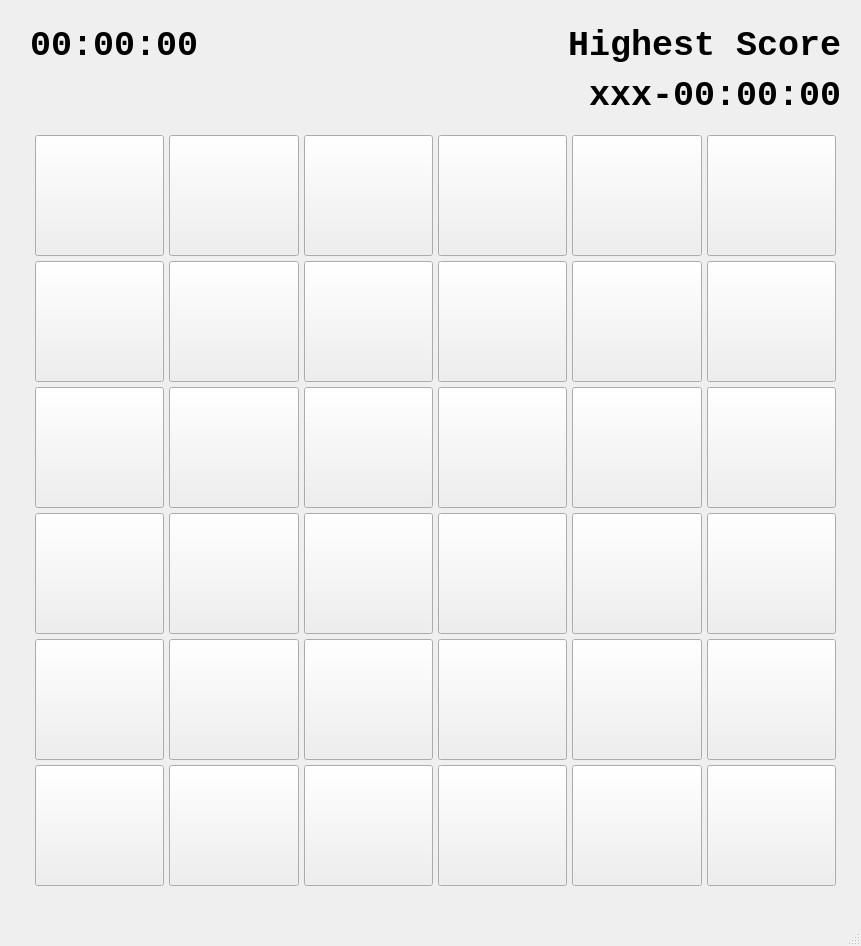
<?xml version="1.0" encoding="UTF-8"?>
<ui version="4.0">
 <class>MediumWindow</class>
 <widget class="QMainWindow" name="MediumWindow">
  <property name="geometry">
   <rect>
    <x>0</x>
    <y>0</y>
    <width>861</width>
    <height>946</height>
   </rect>
  </property>
  <property name="minimumSize">
   <size>
    <width>861</width>
    <height>946</height>
   </size>
  </property>
  <property name="maximumSize">
   <size>
    <width>861</width>
    <height>946</height>
   </size>
  </property>
  <property name="windowTitle">
   <string>MainWindow</string>
  </property>
  <widget class="QWidget" name="centralwidget">
   <widget class="QWidget" name="gridLayoutWidget">
    <property name="geometry">
     <rect>
      <x>30</x>
      <y>130</y>
      <width>811</width>
      <height>761</height>
     </rect>
    </property>
    <layout class="QGridLayout" name="gridLayout">
     <property name="leftMargin">
      <number>5</number>
     </property>
     <property name="topMargin">
      <number>5</number>
     </property>
     <property name="rightMargin">
      <number>5</number>
     </property>
     <property name="bottomMargin">
      <number>5</number>
     </property>
     <property name="spacing">
      <number>5</number>
     </property>
     <item row="0" column="2">
      <widget class="QPushButton" name="pushButton_13">
       <property name="sizePolicy">
        <sizepolicy hsizetype="Minimum" vsizetype="Minimum">
         <horstretch>0</horstretch>
         <verstretch>0</verstretch>
        </sizepolicy>
       </property>
       <property name="text">
        <string/>
       </property>
      </widget>
     </item>
     <item row="4" column="1">
      <widget class="QPushButton" name="pushButton_11">
       <property name="sizePolicy">
        <sizepolicy hsizetype="Minimum" vsizetype="Minimum">
         <horstretch>0</horstretch>
         <verstretch>0</verstretch>
        </sizepolicy>
       </property>
       <property name="text">
        <string/>
       </property>
      </widget>
     </item>
     <item row="3" column="2">
      <widget class="QPushButton" name="pushButton_16">
       <property name="sizePolicy">
        <sizepolicy hsizetype="Minimum" vsizetype="Minimum">
         <horstretch>0</horstretch>
         <verstretch>0</verstretch>
        </sizepolicy>
       </property>
       <property name="text">
        <string/>
       </property>
      </widget>
     </item>
     <item row="1" column="0">
      <widget class="QPushButton" name="pushButton_2">
       <property name="sizePolicy">
        <sizepolicy hsizetype="Minimum" vsizetype="Minimum">
         <horstretch>0</horstretch>
         <verstretch>0</verstretch>
        </sizepolicy>
       </property>
       <property name="text">
        <string/>
       </property>
      </widget>
     </item>
     <item row="2" column="0">
      <widget class="QPushButton" name="pushButton_3">
       <property name="sizePolicy">
        <sizepolicy hsizetype="Minimum" vsizetype="Minimum">
         <horstretch>0</horstretch>
         <verstretch>0</verstretch>
        </sizepolicy>
       </property>
       <property name="text">
        <string/>
       </property>
      </widget>
     </item>
     <item row="2" column="3">
      <widget class="QPushButton" name="pushButton_21">
       <property name="sizePolicy">
        <sizepolicy hsizetype="Minimum" vsizetype="Minimum">
         <horstretch>0</horstretch>
         <verstretch>0</verstretch>
        </sizepolicy>
       </property>
       <property name="text">
        <string/>
       </property>
      </widget>
     </item>
     <item row="1" column="2">
      <widget class="QPushButton" name="pushButton_14">
       <property name="sizePolicy">
        <sizepolicy hsizetype="Minimum" vsizetype="Minimum">
         <horstretch>0</horstretch>
         <verstretch>0</verstretch>
        </sizepolicy>
       </property>
       <property name="text">
        <string/>
       </property>
      </widget>
     </item>
     <item row="5" column="0">
      <widget class="QPushButton" name="pushButton_6">
       <property name="sizePolicy">
        <sizepolicy hsizetype="Minimum" vsizetype="Minimum">
         <horstretch>0</horstretch>
         <verstretch>0</verstretch>
        </sizepolicy>
       </property>
       <property name="text">
        <string/>
       </property>
      </widget>
     </item>
     <item row="2" column="2">
      <widget class="QPushButton" name="pushButton_15">
       <property name="sizePolicy">
        <sizepolicy hsizetype="Minimum" vsizetype="Minimum">
         <horstretch>0</horstretch>
         <verstretch>0</verstretch>
        </sizepolicy>
       </property>
       <property name="text">
        <string/>
       </property>
      </widget>
     </item>
     <item row="4" column="3">
      <widget class="QPushButton" name="pushButton_23">
       <property name="sizePolicy">
        <sizepolicy hsizetype="Minimum" vsizetype="Minimum">
         <horstretch>0</horstretch>
         <verstretch>0</verstretch>
        </sizepolicy>
       </property>
       <property name="text">
        <string/>
       </property>
      </widget>
     </item>
     <item row="0" column="3">
      <widget class="QPushButton" name="pushButton_19">
       <property name="sizePolicy">
        <sizepolicy hsizetype="Minimum" vsizetype="Minimum">
         <horstretch>0</horstretch>
         <verstretch>0</verstretch>
        </sizepolicy>
       </property>
       <property name="text">
        <string/>
       </property>
      </widget>
     </item>
     <item row="3" column="1">
      <widget class="QPushButton" name="pushButton_10">
       <property name="sizePolicy">
        <sizepolicy hsizetype="Minimum" vsizetype="Minimum">
         <horstretch>0</horstretch>
         <verstretch>0</verstretch>
        </sizepolicy>
       </property>
       <property name="text">
        <string/>
       </property>
      </widget>
     </item>
     <item row="5" column="2">
      <widget class="QPushButton" name="pushButton_18">
       <property name="sizePolicy">
        <sizepolicy hsizetype="Minimum" vsizetype="Minimum">
         <horstretch>0</horstretch>
         <verstretch>0</verstretch>
        </sizepolicy>
       </property>
       <property name="text">
        <string/>
       </property>
      </widget>
     </item>
     <item row="1" column="7">
      <widget class="QPushButton" name="pushButton_32">
       <property name="sizePolicy">
        <sizepolicy hsizetype="Minimum" vsizetype="Minimum">
         <horstretch>0</horstretch>
         <verstretch>0</verstretch>
        </sizepolicy>
       </property>
       <property name="text">
        <string/>
       </property>
      </widget>
     </item>
     <item row="5" column="1">
      <widget class="QPushButton" name="pushButton_12">
       <property name="sizePolicy">
        <sizepolicy hsizetype="Minimum" vsizetype="Minimum">
         <horstretch>0</horstretch>
         <verstretch>0</verstretch>
        </sizepolicy>
       </property>
       <property name="text">
        <string/>
       </property>
      </widget>
     </item>
     <item row="3" column="3">
      <widget class="QPushButton" name="pushButton_22">
       <property name="sizePolicy">
        <sizepolicy hsizetype="Minimum" vsizetype="Minimum">
         <horstretch>0</horstretch>
         <verstretch>0</verstretch>
        </sizepolicy>
       </property>
       <property name="text">
        <string/>
       </property>
      </widget>
     </item>
     <item row="3" column="0">
      <widget class="QPushButton" name="pushButton_4">
       <property name="sizePolicy">
        <sizepolicy hsizetype="Minimum" vsizetype="Minimum">
         <horstretch>0</horstretch>
         <verstretch>0</verstretch>
        </sizepolicy>
       </property>
       <property name="text">
        <string/>
       </property>
      </widget>
     </item>
     <item row="4" column="2">
      <widget class="QPushButton" name="pushButton_17">
       <property name="sizePolicy">
        <sizepolicy hsizetype="Minimum" vsizetype="Minimum">
         <horstretch>0</horstretch>
         <verstretch>0</verstretch>
        </sizepolicy>
       </property>
       <property name="text">
        <string/>
       </property>
      </widget>
     </item>
     <item row="0" column="1">
      <widget class="QPushButton" name="pushButton_7">
       <property name="sizePolicy">
        <sizepolicy hsizetype="Minimum" vsizetype="Minimum">
         <horstretch>0</horstretch>
         <verstretch>0</verstretch>
        </sizepolicy>
       </property>
       <property name="text">
        <string/>
       </property>
      </widget>
     </item>
     <item row="5" column="5">
      <widget class="QPushButton" name="pushButton_30">
       <property name="sizePolicy">
        <sizepolicy hsizetype="Minimum" vsizetype="Minimum">
         <horstretch>0</horstretch>
         <verstretch>0</verstretch>
        </sizepolicy>
       </property>
       <property name="text">
        <string/>
       </property>
      </widget>
     </item>
     <item row="0" column="7">
      <widget class="QPushButton" name="pushButton_31">
       <property name="sizePolicy">
        <sizepolicy hsizetype="Minimum" vsizetype="Minimum">
         <horstretch>0</horstretch>
         <verstretch>0</verstretch>
        </sizepolicy>
       </property>
       <property name="text">
        <string/>
       </property>
      </widget>
     </item>
     <item row="1" column="1">
      <widget class="QPushButton" name="pushButton_8">
       <property name="sizePolicy">
        <sizepolicy hsizetype="Minimum" vsizetype="Minimum">
         <horstretch>0</horstretch>
         <verstretch>0</verstretch>
        </sizepolicy>
       </property>
       <property name="text">
        <string/>
       </property>
      </widget>
     </item>
     <item row="5" column="3">
      <widget class="QPushButton" name="pushButton_24">
       <property name="sizePolicy">
        <sizepolicy hsizetype="Minimum" vsizetype="Minimum">
         <horstretch>0</horstretch>
         <verstretch>0</verstretch>
        </sizepolicy>
       </property>
       <property name="text">
        <string/>
       </property>
      </widget>
     </item>
     <item row="2" column="1">
      <widget class="QPushButton" name="pushButton_9">
       <property name="sizePolicy">
        <sizepolicy hsizetype="Minimum" vsizetype="Minimum">
         <horstretch>0</horstretch>
         <verstretch>0</verstretch>
        </sizepolicy>
       </property>
       <property name="text">
        <string/>
       </property>
      </widget>
     </item>
     <item row="0" column="0">
      <widget class="QPushButton" name="pushButton_1">
       <property name="sizePolicy">
        <sizepolicy hsizetype="Minimum" vsizetype="Minimum">
         <horstretch>0</horstretch>
         <verstretch>0</verstretch>
        </sizepolicy>
       </property>
       <property name="text">
        <string/>
       </property>
      </widget>
     </item>
     <item row="1" column="3">
      <widget class="QPushButton" name="pushButton_20">
       <property name="sizePolicy">
        <sizepolicy hsizetype="Minimum" vsizetype="Minimum">
         <horstretch>0</horstretch>
         <verstretch>0</verstretch>
        </sizepolicy>
       </property>
       <property name="text">
        <string/>
       </property>
      </widget>
     </item>
     <item row="4" column="0">
      <widget class="QPushButton" name="pushButton_5">
       <property name="sizePolicy">
        <sizepolicy hsizetype="Minimum" vsizetype="Minimum">
         <horstretch>0</horstretch>
         <verstretch>0</verstretch>
        </sizepolicy>
       </property>
       <property name="text">
        <string/>
       </property>
      </widget>
     </item>
     <item row="4" column="5">
      <widget class="QPushButton" name="pushButton_29">
       <property name="sizePolicy">
        <sizepolicy hsizetype="Minimum" vsizetype="Minimum">
         <horstretch>0</horstretch>
         <verstretch>0</verstretch>
        </sizepolicy>
       </property>
       <property name="text">
        <string/>
       </property>
      </widget>
     </item>
     <item row="1" column="5">
      <widget class="QPushButton" name="pushButton_26">
       <property name="sizePolicy">
        <sizepolicy hsizetype="Minimum" vsizetype="Minimum">
         <horstretch>0</horstretch>
         <verstretch>0</verstretch>
        </sizepolicy>
       </property>
       <property name="text">
        <string/>
       </property>
      </widget>
     </item>
     <item row="2" column="5">
      <widget class="QPushButton" name="pushButton_27">
       <property name="sizePolicy">
        <sizepolicy hsizetype="Minimum" vsizetype="Minimum">
         <horstretch>0</horstretch>
         <verstretch>0</verstretch>
        </sizepolicy>
       </property>
       <property name="text">
        <string/>
       </property>
      </widget>
     </item>
     <item row="2" column="7">
      <widget class="QPushButton" name="pushButton_33">
       <property name="sizePolicy">
        <sizepolicy hsizetype="Minimum" vsizetype="Minimum">
         <horstretch>0</horstretch>
         <verstretch>0</verstretch>
        </sizepolicy>
       </property>
       <property name="text">
        <string/>
       </property>
      </widget>
     </item>
     <item row="3" column="7">
      <widget class="QPushButton" name="pushButton_34">
       <property name="sizePolicy">
        <sizepolicy hsizetype="Minimum" vsizetype="Minimum">
         <horstretch>0</horstretch>
         <verstretch>0</verstretch>
        </sizepolicy>
       </property>
       <property name="text">
        <string/>
       </property>
      </widget>
     </item>
     <item row="4" column="7">
      <widget class="QPushButton" name="pushButton_35">
       <property name="sizePolicy">
        <sizepolicy hsizetype="Minimum" vsizetype="Minimum">
         <horstretch>0</horstretch>
         <verstretch>0</verstretch>
        </sizepolicy>
       </property>
       <property name="text">
        <string/>
       </property>
      </widget>
     </item>
     <item row="5" column="7">
      <widget class="QPushButton" name="pushButton_36">
       <property name="sizePolicy">
        <sizepolicy hsizetype="Minimum" vsizetype="Minimum">
         <horstretch>0</horstretch>
         <verstretch>0</verstretch>
        </sizepolicy>
       </property>
       <property name="text">
        <string/>
       </property>
      </widget>
     </item>
     <item row="0" column="5">
      <widget class="QPushButton" name="pushButton_25">
       <property name="sizePolicy">
        <sizepolicy hsizetype="Minimum" vsizetype="Minimum">
         <horstretch>0</horstretch>
         <verstretch>0</verstretch>
        </sizepolicy>
       </property>
       <property name="text">
        <string/>
       </property>
      </widget>
     </item>
     <item row="3" column="5">
      <widget class="QPushButton" name="pushButton_28">
       <property name="sizePolicy">
        <sizepolicy hsizetype="Minimum" vsizetype="Minimum">
         <horstretch>0</horstretch>
         <verstretch>0</verstretch>
        </sizepolicy>
       </property>
       <property name="text">
        <string/>
       </property>
      </widget>
     </item>
    </layout>
   </widget>
   <widget class="QLabel" name="highestScoreLabel">
    <property name="geometry">
     <rect>
      <x>490</x>
      <y>20</y>
      <width>351</width>
      <height>51</height>
     </rect>
    </property>
    <property name="font">
     <font>
      <family>Courier New</family>
      <pointsize>26</pointsize>
      <weight>75</weight>
      <bold>true</bold>
     </font>
    </property>
    <property name="text">
     <string>Highest Score</string>
    </property>
    <property name="alignment">
     <set>Qt::AlignRight|Qt::AlignTrailing|Qt::AlignVCenter</set>
    </property>
   </widget>
   <widget class="QLabel" name="timer">
    <property name="geometry">
     <rect>
      <x>30</x>
      <y>20</y>
      <width>211</width>
      <height>51</height>
     </rect>
    </property>
    <property name="font">
     <font>
      <family>Courier New</family>
      <pointsize>26</pointsize>
      <weight>75</weight>
      <bold>true</bold>
     </font>
    </property>
    <property name="text">
     <string>00:00:00</string>
    </property>
   </widget>
   <widget class="QLabel" name="topScore">
    <property name="geometry">
     <rect>
      <x>30</x>
      <y>70</y>
      <width>811</width>
      <height>51</height>
     </rect>
    </property>
    <property name="font">
     <font>
      <family>Courier New</family>
      <pointsize>26</pointsize>
      <weight>75</weight>
      <bold>true</bold>
     </font>
    </property>
    <property name="text">
     <string>xxx-00:00:00</string>
    </property>
    <property name="alignment">
     <set>Qt::AlignRight|Qt::AlignTrailing|Qt::AlignVCenter</set>
    </property>
   </widget>
  </widget>
  <widget class="QMenuBar" name="menubar">
   <property name="geometry">
    <rect>
     <x>0</x>
     <y>0</y>
     <width>861</width>
     <height>26</height>
    </rect>
   </property>
  </widget>
  <widget class="QStatusBar" name="statusbar"/>
 </widget>
 <resources/>
 <connections/>
</ui>
